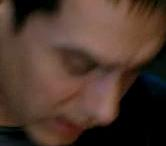
#> input picture a1_TrainingPhotos/Amir_104.jpg, 166 x 146 px; its folder holds 4 pictures in this run
$ jupyter execute --allow-errors b1_FR_Model.ipynb   (shell and % lines are left out)
#> lines starting #> are read from the running program, lines starting #| are printed output that depends on the picture
###Set working directory

[cell 1]
from google.colab import drive
drive.mount('/content/drive')

[cell 2]
%cd /content/drive/MyDrive/Colab Notebooks/Face_Recognition_with_SVM
# !ls

###Import essential libraries

[cell 3]
from PIL import Image
import os
import re

import matplotlib.pyplot as plt
import numpy as np

import pylab as pl
from matplotlib import pyplot as plt
from sklearn.model_selection import train_test_split
from sklearn.model_selection import GridSearchCV
from sklearn.metrics import classification_report
from sklearn.decomposition import PCA
from sklearn.svm import SVC

from skimage.feature import hog

###Obtain image feature & label

[cell 4]
folder='a1_TrainingPhotos/' # location of training images
images = []
i=0

X=[]
Y=[]

for filename in os.listdir(folder):   # run the loop for all files in training folder
    img = Image.open(os.path.join(folder,filename)) # open image
#> img is the input picture: PIL image 166x146 RGB; mean R, G, B 78.1, 55.7, 44.8

    img=img.resize([32,64])  # resize image  to a fixed size
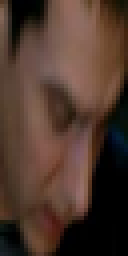
#> img: PIL image 32x64 RGB (shown 4 times larger); mean R, G, B 78.2, 55.7, 44.9

    fd, hog_image = hog(img, orientations=9, pixels_per_cell=(4,4), cells_per_block=(2, 2), visualize=True,channel_axis=-1) # obtain HOG features
#> fd = 3780 values, max 0.686 at index 2988, min 0 at index 1, mean 0.0979

    X.append(fd)

    # obtain training labels from file name

    if re.match("Amir*", filename):
      Yt=0
    elif re.match("Jaya*", filename):
      Yt=1
    elif re.match("Hir*", filename):
      Yt=2
    elif re.match("Anupam*", filename):
      Yt=3
    else:
      Yt=4

    Y.append(Yt)

    i=i+1
#> pass 2 of the loop `for filename in os.listdir(folder):`:
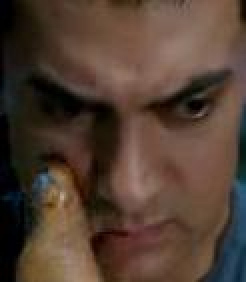
#> input picture a1_TrainingPhotos/Amir_107.jpg, 123 x 141 px (shown 2 times larger)
#> img is the input picture: PIL image 123x141 RGB; mean R, G, B 82.3, 62.7, 50.4
#> `img=img.resize([32,64])`:
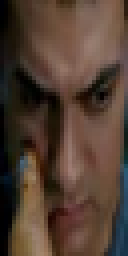
#> img: PIL image 32x64 RGB (shown 4 times larger); mean R, G, B 82.3, 62.7, 50.4
#> fd = 3780 values, max 0.609 at index 2241, min 0 at index 1, mean 0.106
#> pass 3 of the loop `for filename in os.listdir(folder):`:
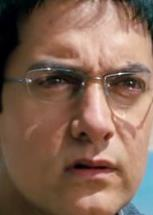
#> input picture a1_TrainingPhotos/Amir_121.jpg, 153 x 215 px
#> img is the input picture: PIL image 153x215 RGB; mean R, G, B 131.8, 101.7, 85.3
#> `img=img.resize([32,64])`:
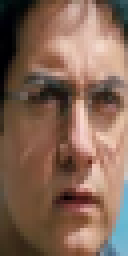
#> img: PIL image 32x64 RGB (shown 4 times larger); mean R, G, B 131.8, 101.8, 85.3
#> fd = 3780 values, max 0.466 at index 261, min 0 at index 3, mean 0.112
#> the loop made 4 passes; the first 3 are shown

[cell 5]
fd.shape
#> Out = (3780,)

[cell 6]
target_names=['AamirKhan', 'JayaBadhuri', 'HritikRoshan', 'AnupamKher']
#> target_names = ['AamirKhan', 'JayaBadhuri', 'HritikRoshan', 'AnupamKher']
